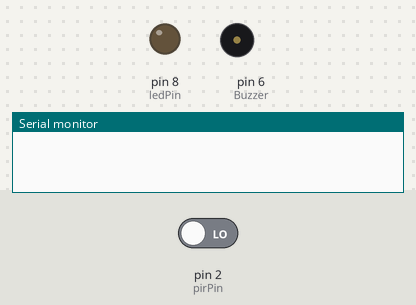
This sketch was run on a simulated Arduino Uno, built with avr-gcc and run on an emulated ATmega328P. Shown: output pins drawn as LEDs (lit = HIGH), buzzer (waves = sounding), the last lines printed to the serial monitor. The inputs (shaded band) are chosen by the test bench; at power-on: pin 2 (pirPin) LOW.

Above: at 1.2 s.
1.3 s: pin 2 (pirPin) driven HIGH
At 1.7 s:
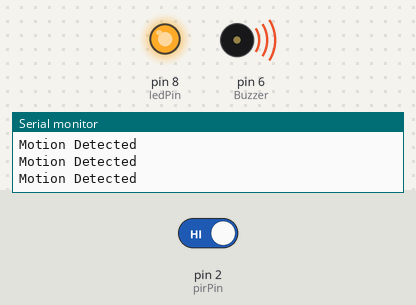
2.8 s: pin 2 (pirPin) driven LOW
At 4.3 s:
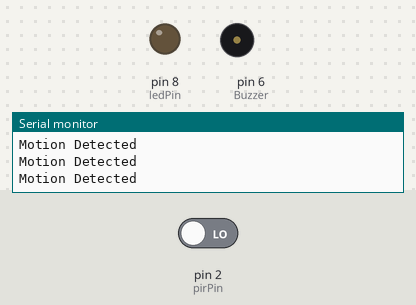
Timing chart, 0 to 5.8 s (numbered marks = the images above; inputs shaded):
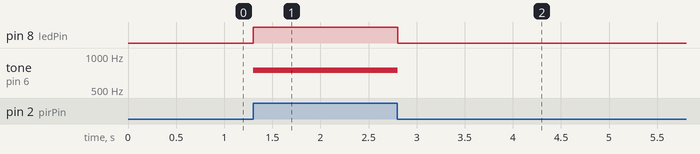

The sketch:

Motionsensor.ino
```cpp
int pirPin = 2;
int ledPin = 8;
int Buzzer = 6;


void setup(){
  pinMode(pirPin, INPUT);
  pinMode(ledPin, OUTPUT);
  pinMode(Buzzer, OUTPUT);
  digitalWrite(pirPin, LOW);
  Serial.begin(9600);

  }


void loop(){

if(digitalRead(pirPin) == HIGH){
  digitalWrite(ledPin, HIGH);
  tone(Buzzer,750);
  Serial.println("Motion Detected");

       }

     if(digitalRead(pirPin) == LOW){
       digitalWrite(ledPin, LOW);
       noTone(Buzzer);

  }

}
```

Measured:
- after the input at 1.3 s, pin 8 (ledPin): LOW → HIGH at once; tone on pin 6 (Buzzer): silent → 750 Hz at once
- after the input at 2.8 s, pin 8 (ledPin): HIGH → LOW at once; tone on pin 6 (Buzzer): 750 Hz → silent at once
